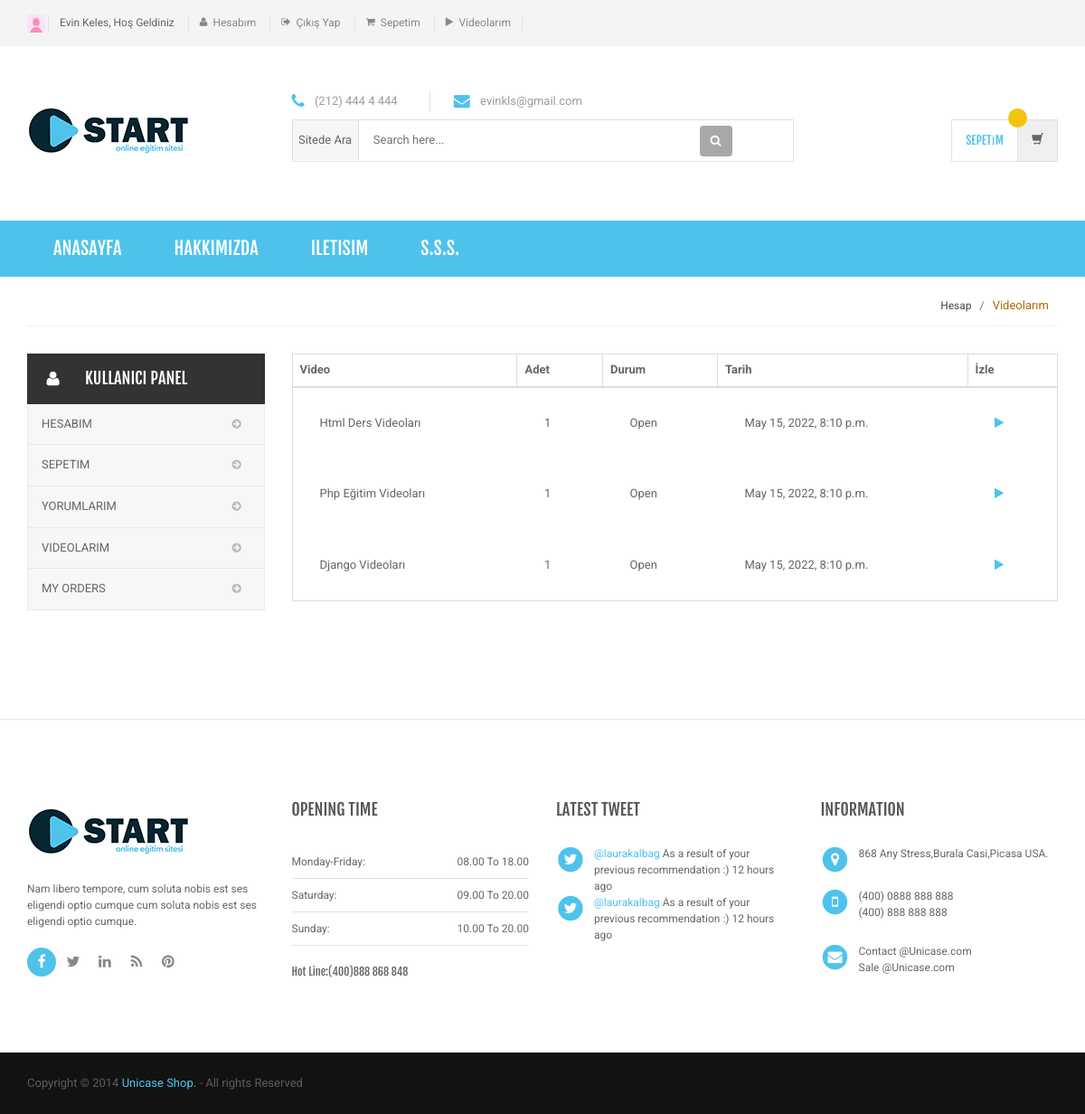
Screenshot of /user/orders/ (signed in) with the database file from the repository.
### home/models.py (models this page shows, shortened)
class UserProfile(models.Model):
    user = models.OneToOneField(User, on_delete=models.CASCADE)
    phone = models.CharField(blank=True, max_length=20)
    address = models.CharField(blank=True, max_length=150)
    city = models.CharField(blank=True, max_length=20)
    country = models.CharField(blank=True, max_length=20)
    image = models.ImageField(blank=True, upload_to='images/user/')
    def image_tag(self):
        return mark_safe('<img src="{}" height="50"/>'.format(self.image.url))
    image_tag.short_description = 'Image'

### order/models.py (models this page shows, shortened)
class OrderVideo(models.Model):
    STATUS = (
        ('Open', 'Open'),
        ('Accepted', 'Accepted'),
        ('Canceled', 'Canceled'),
    )
    order = models.ForeignKey(Order, on_delete=models.CASCADE)
    user = models.ForeignKey(User, on_delete=models.CASCADE)
    video = models.ForeignKey(Video, on_delete=models.CASCADE)
    quantity = models.IntegerField()
    price = models.IntegerField()
    amount = models.IntegerField()
    status = models.CharField(max_length=10, choices=STATUS, default='Open')
    created_at = models.DateTimeField(auto_now_add=True)
    update_at = models.DateTimeField(auto_now=True)

### video/models.py (models this page shows, shortened)
class Video(models.Model):
    STATUS = (
        ('True', 'Evet'),
        ('False', 'Hayır'),
    )
    category = models.ForeignKey(Category, on_delete=models.CASCADE)
    title = models.CharField(max_length=150)
    video=models.FileField(upload_to="video/%y",blank=True)
    description = models.CharField(max_length=255)
    keywords = models.CharField(max_length=255)
    image = models.ImageField(blank=True, upload_to='images/')
    price = models.FloatField()
    amount = models.IntegerField()
    detail = RichTextUploadingField()
    status = models.CharField(max_length=10, choices=STATUS)
    slug = models.SlugField(null=False, unique=True)
    created_at = models.DateTimeField(auto_now_add=True)
    update_at = models.DateTimeField(auto_now=True)
    def image_tag(self):
        return mark_safe('<img src="{}" height="50"/>'.format(self.image.url))
    image_tag.short_description = 'Image'

### user/views.py (the view)
# urls.py: path('orders/', views.orders, name='orders'),
@login_required(login_url='/login')
def orders(request):
    current_user = request.user
    order= Order.objects.all()
    orderitems = OrderVideo.objects.filter(user_id=current_user.id, status="Open")
    context = {'order': order,
               'orderitems': orderitems,
               }
    return render(request, 'user_orders.html', context)

### user/templates/user_orders.html (shortened to what this page needs)
{% extends "homebase.html" %}
{% block content %}
<div class="breadcrumb">
	<div class="container">
		<div class="breadcrumb-inner">
			<ul class="list-inline list-unstyled">
				<li><a href="/user">Hesap</a></li>
				<li class="active">Videolarım</li>
			</ul>
		</div>
	</div>
</div>
<div class="body-content outer-top-xs">
	<div class="container">
		<div class="row outer-bottom-sm">
			<div class="col-md-3 sidebar">
<div class="side-menu animate-dropdown outer-bottom-xs">
    <div class="head"><i class="icon fa fa-user fa-fw"></i> Kullanıcı Panel</div>
    <nav class="yamm megamenu-horizontal" role="navigation">
        <ul class="nav">
            <li>
                <a href="/user" >Hesabım</a>
			</li>
			 <li>
                <a href="/shopcart" >Sepetim</a>
			</li>
			<li>
                <a href="/user/comments" >Yorumlarım</a>
			</li>
			<li>
                <a href="/user/orders" >Videolarım</a>
			</li>
			<li>
                <a href="#" >My Orders</a>
			</li>
        </ul>
    </nav>
</div>
            </div>
			<div class="col-md-9">
                <table class="table table-bordered">
                    <thead>
                    <tr>
                        <th class="li-product-thumbnail">Video</th>
                        <th class="li-product-thumbnail">Adet</th>
                        <th class="li-product-thumbnail">Durum</th>
                        <th class="li-product-add-cart">Tarih</th>
                        <th class="li-product-add-cart">İzle</th>
                    </tr>
                    </thead>
                    <tbody>
                    {% for rs in orderitems %}
                    <tr>
                        <td class="li-product-price"><span class="amount">{{ rs.video.title }}</span></td>
                        <td class="li-product-price"><span class="amount">{{ rs.quantity }}</span></td>
                        <td class="li-product-price"><span class="amount">{{ rs.status }}</span></td>
                        <td class="li-product-price"><span class="amount">{{ rs.created_at }}</span></td>
                        <td class="li-product-add-cart"><a href="/user/orderdetail/{{ rs.video.id }}"><i class="fa fa-play"></i></a></td>
                    </tr>
                    {% endfor %}
                    </tbody>
                </table>
			</div>
		</div>
	</div>
</div>
{% endblock %}

### home/templates/header.html (shortened to what this page needs)
{% load static %}
<header class="header-style-1">
<div class="top-bar animate-dropdown">
	<div class="container">
		<div class="header-top-inner">
			<div class="cnt-account">
				<ul class="list-unstyled">
					{% if user.id is not None %}
					<img src="{{ user.userprofile.image.url }}" height="20" width="20">
					<li>{{ user.first_name }}&nbsp;{{ user.last_name }},&nbsp;Hoş Geldiniz</li>
					<li><a href="/user/"><i class="icon fa fa-user"></i>Hesabım</a></li>
					<li><a href="/logout/"><i class="icon fa fa-sign-out"></i>Çıkış Yap</a></li>
					<li><a href="/shopcart/"><i class="icon fa fa-shopping-cart"></i>Sepetim</a></li>
					<li><a href="/user/orders"><i class="icon fa fa-play"></i>Videolarım</a></li>
					{% else %}
					<li><a href="/signup/"><i class="icon fa fa-key"></i>Kayıt Ol</a></li>
					<li><a href="/login/"><i class="icon fa fa-sign-in"></i>Giriş Yap</a></li>
					{% endif %}
				</ul>
			</div>
			<div class="clearfix"></div>
		</div>
	</div>
</div>
	<div class="main-header">
		<div class="container">
			<div class="row">
				<div class="col-xs-12 col-sm-12 col-md-3 logo-holder">
<div class="logo">
	<a href="/">
		<img src="{% static 'assets/images/evn.png'%}" alt="">
	</a>
</div>
				</div>
				<div class="col-xs-12 col-sm-12 col-md-6 top-search-holder">
					<div class="contact-row">
    <div class="phone inline">
        <i class="icon fa fa-phone"></i> (212) 444 4 444
    </div>
    <div class="contact inline">
        <i class="icon fa fa-envelope"></i> evinkls@gmail.com
    </div>
</div>
<div class="search-area">
    <form action="/search/" method="post">
        <div class="control-group">
            <ul class="categories-filter animate-dropdown">
				<li>&nbsp;&nbsp;Sitede Ara&nbsp;&nbsp;</li>
            </ul>
            <input class="search-field" name="query" type="text" placeholder="Search here..." />
            <button class="btn-upper btn btn-primary checkout-page-button"><i class="fa fa-search"></i></button>
        </div>
    </form>
</div>
				</div>
				<div class="col-xs-12 col-sm-12 col-md-3 animate-dropdown top-cart-row">
	<div class="dropdown dropdown-cart">
		<a href="#" class="dropdown-toggle lnk-cart" data-toggle="dropdown">
			<div class="items-cart-inner">
				<div class="total-price-basket">
					<span class="total-price">
						<span class="sign">SEPETİM</span>
					</span>
				</div>
				<div class="basket">
					<i class="glyphicon glyphicon-shopping-cart"></i>
				</div>
				<div class="basket-item-count"></div>
		    </div>
		</a>
	</div>
				</div>
			</div>
		</div>
	</div>
<div class="header-nav animate-dropdown">
    <div class="container">
        <div class="yamm navbar navbar-default" role="navigation">
            <div class="nav-bg-class">
                <div class="navbar-collapse collapse" id="mc-horizontal-menu-collapse">
	<div class="nav-outer">
		<ul class="nav navbar-nav">
			<li class="active dropdown yamm-fw">
				<a href="/">Anasayfa</a>
			</li>
			<li class="dropdown hidden-sm">
				<a href="/hakkimizda">HAKKIMIZDA</a>
			</li>
			<li class="dropdown">
				<a href="/iletisim">ILETISIM</a>
			</li>
			<li class="dropdown">
				<a href="/faq">S.S.S.</a>
			</li>
		</ul>
		<div class="clearfix"></div>
	</div>
</div>
            </div>
        </div>
    </div>
</div>
</header>

### home/static/assets/css/orange.css (style rules this page uses)
a { color: #4fc2ec; }
.main-header .top-search-holder .contact-row .icon { color: #4fc2ec; }
.top-cart-row .dropdown-cart .lnk-cart .items-cart-inner .total-price-basket .total-price { color: #4fc2ec; }
.header-style-1 .header-nav { background: #4fc2ec; }
.breadcrumb ul li.active { color: #ab6c09; }

### home/static/assets/css/lightbox.css (style rules this page uses)
body:after { content: url(../images/close.png) url(../images/loading.gif) url(../images/prev.png) url(../images/next.png); display: none; }

### home/static/assets/css/green.css (style rules this page uses)
a { color: #abd07e; }
.main-header .top-search-holder .contact-row .icon { color: #abd07e; }
.top-cart-row .dropdown-cart .lnk-cart .items-cart-inner .total-price-basket .total-price { color: #abd07e; }
.header-style-1 .header-nav { background: #abd07e; }
.breadcrumb ul li.active { color: #84b943; }

### home/static/assets/css/blue.css (style rules this page uses)
a { color: #3498db; }
.main-header .top-search-holder .contact-row .icon { color: #3498db; }
.top-cart-row .dropdown-cart .lnk-cart .items-cart-inner .total-price-basket .total-price { color: #3498db; }
.header-style-1 .header-nav { background: #3498db; }
.breadcrumb ul li.active { color: #1d6ca1; }

### home/static/assets/css/red.css (style rules this page uses)
a { color: #ff6c6c; }
.main-header .top-search-holder .contact-row .icon { color: #ff6c6c; }
.top-cart-row .dropdown-cart .lnk-cart .items-cart-inner .total-price-basket .total-price { color: #ff6c6c; }
.header-style-1 .header-nav { background: #ff6c6c; }
.breadcrumb ul li.active { color: #ff1a1a; }

### home/static/assets/css/dark-green.css (style rules this page uses)
a { color: #12cca7; }
.main-header .top-search-holder .contact-row .icon { color: #12cca7; }
.top-cart-row .dropdown-cart .lnk-cart .items-cart-inner .total-price-basket .total-price { color: #12cca7; }
.header-style-1 .header-nav { background: #12cca7; }
.breadcrumb ul li.active { color: #0b816a; }

### rows the page displays
OrderVideo: video "Html Ders Videoları", quantity "1", status "Open", created_at "May 15, 2022, 8:10 p.m."
OrderVideo: video "Php Eğitim Videoları", quantity "1", status "Open", created_at "May 15, 2022, 8:10 p.m."
OrderVideo: video "Django Videoları", quantity "1", status "Open", created_at "May 15, 2022, 8:10 p.m."

### other values shown
{{ user.first_name }} "Evin"
{{ user.last_name }} "Keles"
